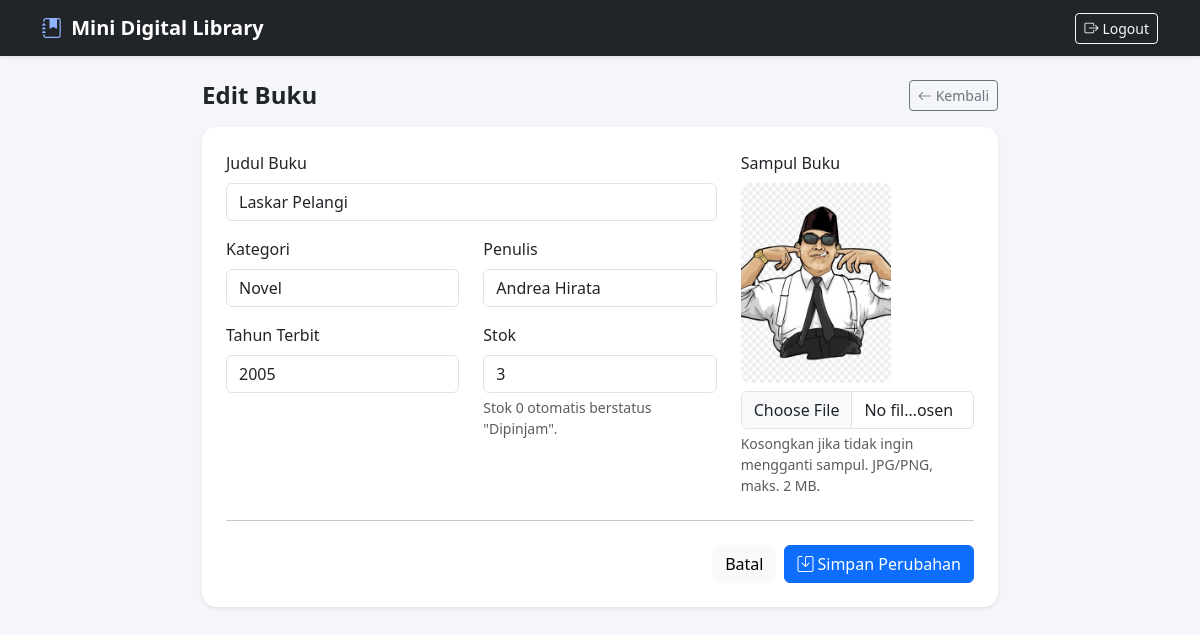
/edit_buku.php?id=1 (signed in), run on the app's committed database.
### tables this page shows
CREATE TABLE `buku` (
  `id` int(10) UNSIGNED NOT NULL,
  `judul` varchar(150) NOT NULL,
  `kategori` varchar(50) NOT NULL,
  `penulis` varchar(100) NOT NULL,
  `tahun_terbit` smallint(5) UNSIGNED NOT NULL,
  `stok` int(11) NOT NULL DEFAULT 0,
  `sampul` varchar(255) NOT NULL DEFAULT '',
  `created_at` timestamp NOT NULL DEFAULT current_timestamp()
);

### edit_buku.php (the view, shortened to what this page needs)
<?php
require_once 'config/koneksi.php';
$id=intval($_GET['id']);
$query="SELECT * FROM buku WHERE id=$id";
$data=mysqli_query($conn,$query);
$row=mysqli_fetch_assoc($data);
?>
<!DOCTYPE html>
<html lang="id">
<head>
	<link href="https://cdn.jsdelivr.net/npm/bootstrap@5.3.3/dist/css/bootstrap.min.css" rel="stylesheet">
	<link href="https://cdn.jsdelivr.net/npm/bootstrap-icons@1.11.3/font/bootstrap-icons.min.css" rel="stylesheet">
</head>
<body>
	<nav class="navbar navbar-dark bg-dark shadow-sm">
		<div class="container">
			<a class="navbar-brand fw-semibold" href="dashboard.php">
				<i class="bi bi-journal-bookmark-fill me-1" style="color:#8fb3ff"></i> Mini Digital Library
			</a>
			<a href="logout.php" class="btn btn-outline-light btn-sm"><i class="bi bi-box-arrow-right me-1"></i>Logout</a>
		</div>
	</nav>
	<main class="container py-4" style="max-width: 820px;">
		<div class="d-flex justify-content-between align-items-center mb-3">
			<h4 class="fw-bold mb-0">Edit Buku</h4>
			<a href="dashboard.php" class="btn btn-outline-secondary btn-sm"><i class="bi bi-arrow-left me-1"></i>Kembali</a>
		</div>
		<div class="card border-0 shadow-sm" style="border-radius:.9rem;">
			<div class="card-body p-4">
				<form action="proses_edit.php" method="POST" enctype="multipart/form-data">
					<div class="row g-4">
						<div class="col-md-8">
							<div class="mb-3">
								<label for="judul" class="form-label">Judul Buku</label>
								<input type="text" class="form-control" id="judul" name="judul" maxlength="150" value="<?php echo htmlspecialchars($row['judul']); ?>" required>
							</div>
							<div class="row">
								<div class="col-sm-6 mb-3">
									<label for="kategori" class="form-label">Kategori</label>
									<input type="text" class="form-control" id="kategori" name="kategori" maxlength="50" list="daftarKategori" value="<?php echo htmlspecialchars($row['kategori']); ?>" required>
								</div>
								<div class="col-sm-6 mb-3">
									<label for="penulis" class="form-label">Penulis</label>
									<input type="text" class="form-control" id="penulis" name="penulis" maxlength="100" value="<?php echo htmlspecialchars($row['penulis']); ?>" required>
								</div>
							</div>
							<div class="row">
								<div class="col-sm-6 mb-3">
									<label for="tahun_terbit" class="form-label">Tahun Terbit</label>
									<input type="number" class="form-control" id="tahun_terbit" name="tahun_terbit" min="1000" max="<?php echo date('Y'); ?>" value="<?php echo $row['tahun_terbit']; ?>" required>
								</div>
								<div class="col-sm-6 mb-3">
									<label for="stok" class="form-label">Stok</label>
									<input type="number" class="form-control" id="stok" name="stok" min="0" value="<?php echo $row['stok']; ?>" required>
									<div class="form-text">Stok 0 otomatis berstatus "Dipinjam".</div>
								</div>
							</div>
						</div>
						<div class="col-md-4">
							<label class="form-label">Sampul Buku</label>
							<div class="preview-box d-flex align-items-center justify-content-center mb-2" id="previewBox">
								<?php if(!empty($row['sampul'])) { ?>
									<img src="uploads/<?php echo $row['sampul']; ?>" alt="Sampul saat ini">
								<?php } else { ?>
									<i class="bi bi-image"></i>
								<?php } ?>
							</div>
							<input type="file" class="form-control" id="sampul" name="sampul" accept=".jpg,.jpeg,.png,image/jpeg,image/png">
							<div class="form-text">Kosongkan jika tidak ingin mengganti sampul. JPG/PNG, maks. 2 MB.</div>
						</div>
					</div>
					<hr class="my-4">
					<div class="d-flex justify-content-end gap-2">
						<a href="dashboard.php" class="btn btn-light">Batal</a>
						<button type="submit" class="btn btn-primary"><i class="bi bi-save me-1"></i>Simpan Perubahan</button>
					</div>
				</form>
			</div>
		</div>
	</main>
</body>
</html>

### edit_buku.php (style rules this page uses)
body { background: #f4f6fb; }
.preview-box { width: 150px; height: 200px; border-radius: .6rem; background: #e9ecef; color: #adb5bd; font-size: 2.5rem; overflow: hidden; }
.preview-box img { width: 100%; height: 100%; object-fit: cover; }

### data on the page
buku: judul "Laskar Pelangi", kategori "Novel", penulis "Andrea Hirata", tahun_terbit "2005", stok "3", sampul (picture)
